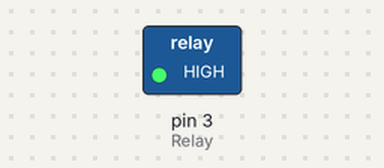
A sketch run on a simulated Arduino Uno, built with avr-gcc and run on an emulated ATmega328P. On the bench: switched loads named in the sketch (green lamp = pin HIGH).

Above: at 1.0 s.
At 3.0 s:
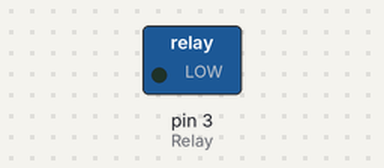
Timing chart, 0 to 5.2 s (numbered marks = the images above):
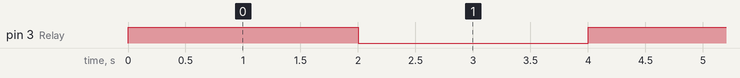

Measured:
- by itself, pin 3 (Relay): alternates HIGH for 2.0 s and LOW for 2.0 s

The sketch:

Relay.ino
```cpp
//define output pin
const int Relay = 3;

void setup() {
  pinMode(Relay, OUTPUT);
}

void loop() {
  digitalWrite(Relay, HIGH);
  delay(2000);
  digitalWrite(Relay, LOW);
  delay(2000);
}
```
